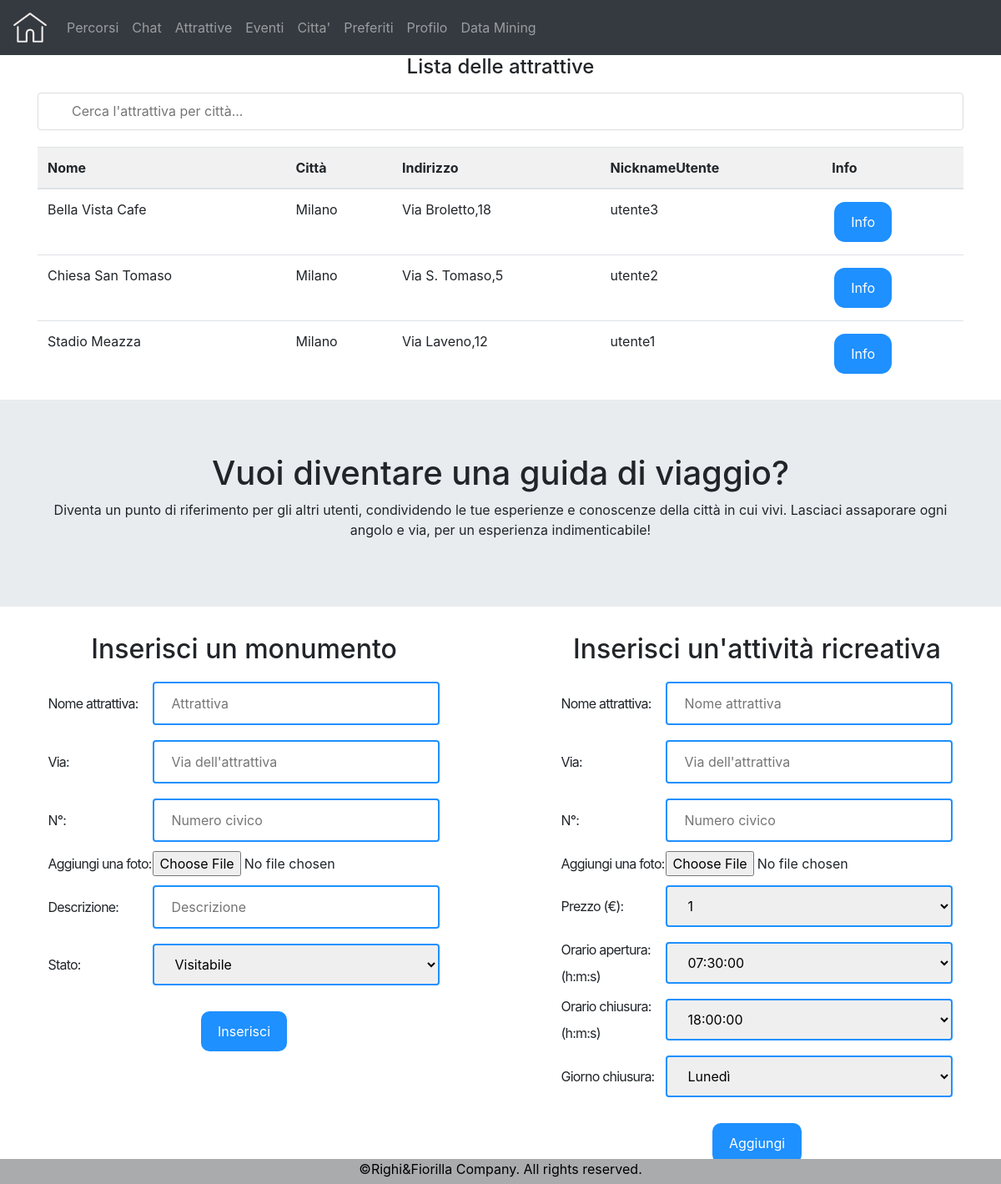
The app's page /seemycity/attrattive.php with its own data.
### tables this page shows
CREATE TABLE Attrattiva (
	Nome varchar(30) NOT NULL,
	NomeCitta varchar(30) NOT NULL REFERENCES Citta(Nome),
	Indirizzo varchar(30) NOT NULL,
	Longitudine decimal(11,8) NOT NULL,
	Latitudine decimal(10,8) NOT NULL,
	NicknameUtente varchar(30) NOT NULL REFERENCES Utente(Nickname),
	foto varchar(100) NOT NULL,
	PRIMARY KEY(Nome, NomeCitta)
);

### seemycity/connection.php (called while the page is built)
<?php
class Connection
{
	public function dbConnect(){
		try {
      		$pdo=new PDO('mysql:host=localhost;dbname=seemycity','root', '');
      		$pdo->setAttribute(PDO::ATTR_ERRMODE, PDO::ERRMODE_EXCEPTION);
   		}
   		catch(PDOException $e) {
      		echo("[ERRORE] Connessione al DB non riuscita. Errore: ".$e->getMessage());
      		exit();
   		}
		return $pdo;
	}
}
?>

### seemycity/attraction.php (called while the page is built, shortened)
<?php
include_once('connection.php');
class Attraction
{
	private $db;
	public function __construct(){
		$this -> db = new Connection();
		$this -> db = $this -> db -> dbConnect();
	}
	public function displayListaAttrattive(){
		try{
			$sql = "SELECT * FROM Attrattiva";
			$res=$this -> db ->query($sql);
		}catch(PDOException $e) {
    		echo("[ERRORE] Query SQL non riuscita. Errore: ".$e->getMessage());
  		}
  		return $res;
	}
}
?>

### seemycity/attrattive.php (the view, shortened to what this page needs)
<?php
	include_once('attraction.php');
	if(!isset($object)){
		$object = new Attraction();
	}
?>
<!DOCTYPE html>
<html>
<head>
	<link rel="stylesheet" href="css/attrattive.css" type="text/css" />
	<link rel="stylesheet" href="css/footer.css" type="text/css" />
	<link rel="stylesheet" href="https://cdnjs.cloudflare.com/ajax/libs/font-awesome/4.7.0/css/font-awesome.min.css">
    <link rel="stylesheet" href="https://maxcdn.bootstrapcdn.com/bootstrap/4.0.0/css/bootstrap.min.css">
</head>
<body>
	<?php
	include("menu.php");
	?>
	<div class="container">
	        <div class="panel-heading" align="center">
	          <h4>
	            Lista delle attrattive
	          </h4>
	        </div>
	        <div class="panel-content" align="center" >
	          <h4>
	            <input type="text" id="myInput" onkeyup="myFunction()" placeholder="Cerca l'attrattiva per città...">
	          </h4>
	        </div>
	        <table class="table table-fixed" id="myTable">
	          <thead>
			    <tr bgcolor="#f1f1f1">
			      <th scope="col">Nome</th>
			      <th scope="col">Città</th>
			      <th scope="col">Indirizzo</th>
			      <th scope="col">NicknameUtente</th>
			      <th scope="col">Info</th>
			    </tr>
			  </thead>
	          <tbody>
		        <?php
		        	$res = $object -> displayListaAttrattive();
		        	while($row = $res->fetch() ){
		        		echo('<tr style="cursor:hand">');
		        		echo('<form method="POST" action="attrattiva.php"> ');
		        		echo('<td><input type="hidden" name="nome" value ="'.$row['Nome'].'" >'.$row['Nome'].'</td>');
		        		echo('<td><input type="hidden" name="citta" value ="'.$row['NomeCitta'].'" >'.$row['NomeCitta'].'</td>');
		        		echo('<td><input type="hidden"name="indirizzo" value ="'.$row['Indirizzo'].'" >'.$row['Indirizzo'].'</td>');
		        		echo('<td><input type="hidden"name="nickname" value ="'.$row['NicknameUtente'].'" >'.$row['NicknameUtente'].'</td>');
		        		echo('<td><button name="info" value="">Info</button></td>');
		        		echo('</form></tr>');
		        	}
				?>
			  </tbody>
	        </table>
	</div>
	<div class="insert">
	 <div class="jumbotron jumbotron-fluid">
	  <div class="container" align="center">
	    <h1>Vuoi diventare una guida di viaggio?</h1>
	    <p>Diventa un punto di riferimento per gli altri utenti, condividendo le tue esperienze e conoscenze della città in cui vivi. Lasciaci assaporare ogni angolo e  via, per un esperienza indimenticabile!</p>
	  </div>
	</div>
	  <div class="row">
      	<div class="col-sm-6" align="center">
      	 <h2 align="center">Inserisci un monumento</h2>
		 <form method="post" action="uploadMonumento.php" enctype="multipart/form-data">
		  <table align="center">
		   <tr>
			<td> <b class="ex1"> Nome attrattiva:   </b></td>
			<td><input type="text" name="nomeAttrattiva" placeholder="Attrattiva" required /></td>
		   </tr>
		   <tr>
		   <tr>
			<td> <b class="ex1"> Via:   </b></td>
			<td><input type="text" name="indirizzo" placeholder="Via dell'attrattiva" required /></td>
		   </tr>
		   <tr>
			<td> <b class="ex1"> N°:   </b></td>
			<td><input type="text" name="numero" placeholder="Numero civico" required /></td>
		   </tr>
		   <tr>
	         <td> <b class="ex1"> Aggiungi una foto: </b></td>
	         <td><input type="file" name="file" id="file" required=""></td>
	       </tr>
		   <tr>
			<td> <b class="ex1"> Descrizione:   </b></td>
			<td><input type="text" name="descrizione" placeholder="Descrizione" required /></td>
		   </tr>
		   <tr>
			<td> <b class="ex1"> Stato:   </b></td>
			<td>
			 <select name="stato" class="stato_monumento">
	         <option value ="Visitabile">Visitabile</option>
      		 </select>
      		</td>
		   </tr>
		  </table>
		  <button type="submit" name="insertMonumento" >Inserisci</button>
		 </form>
      	</div>
      	<div class="col-sm-6" align="center">
      	 <h2 align="center">Inserisci un'attività ricreativa</h2>
		 <form method="post" action="uploadRicreativa.php" enctype="multipart/form-data">
		  <table align="center">
		   <tr>
			<td> <b class="ex1"> Nome attrattiva:   </b></td>
			<td><input type="text" name="nomeAttrattiva" placeholder="Nome attrattiva" required /></td>
		   </tr>
		   <tr>
		   <tr>
			<td> <b class="ex1"> Via:   </b></td>
			<td><input type="text" name="indirizzo" placeholder="Via dell'attrattiva" required /></td>
		   </tr>
		   <tr>
			<td> <b class="ex1"> N°:   </b></td>
			<td><input type="text" name="numero" placeholder="Numero civico" required /></td>
		   </tr>
		   <tr>
		   <tr>
	         <td> <b class="ex1"> Aggiungi una foto: </b></td>
	         <td><input type="file" name="file" id="file" required=""></td>
	       </tr>
		   <tr>
			<td> <b class="ex1"> Prezzo (€):   </b></td>
			<td>
			 <select name="prezzo" class="scelta">
	         <option value="1" >1</option>
      		 </select>
      		</td>
		   </tr>
		   <tr>
			<td> <b class="ex1"> Orario apertura:   <br>(h:m:s)</b></td>
			<td>
			 <select name="orarioApertura" class="scelta">
	         <option value="07:30:00" >07:30:00</option>
      		 </select>
      		</td>
		   </tr>
		   <tr>
			<td> <b class="ex1"> Orario chiusura:   <br>(h:m:s)</b></td>
			<td>
			 <select name="orarioChiusura" class="scelta">
	         <option value="18:00:00" >18:00:00</option>
      		 </select>
      		</td>
		   </tr>
		   <tr>
			<td> <b class="ex1"> Giorno chiusura:   </b></td>
			<td>
			 <select name="giornoChiusura" class="scelta">
	         <option value="Lunedì" >Lunedì</option>
      		 </select>
      		</td>
		   </tr>
		  </table>
		  <button type="submit" name="insertRicreativa">Aggiungi</button>
		 </form>
      	</div>
      </div>
	</div>
<?php
	include("footer.php");
?>
</body>
</html>

### seemycity/css/attrattive.css (style rules this page uses)
.table-fixed thead { width: 97%; }
.table-fixed tbody { height: 100px; overflow-y: auto; width: 100%; }
#myInput { background-image: url('http://ismorus.it/wp-content/uploads/search-icon-light-grey-hi.png'); background-size: 30px 30px; background-position: 5px 5px; background-repeat: no-repeat; width: 100%; font-size: 16px; padding: 12px 20px 12px 40px; border: 1px solid #ddd; margin-bottom: 12px; }
b.ex1 { margin-top: 25px; font-weight: 400; line-height: 2; letter-spacing: -.05rem; }
form { padding: 3px; }
input[type=text] { width: 100%; padding: 12px 20px; margin: 8px 0; box-sizing: border-box; border: 2px solid #1E90FF; border-radius: 4px; }
button[name=insertRicreativa] { width: 15%; padding: 12px 20px; margin: 20px 0; box-sizing: border-box; border: 2px solid; border-radius: 12px; background-color: #1E90FF; color: white; }
button[name=info] { width: auto; padding: 12px 20px; margin: 1px 1px; box-sizing: border-box; border: 2px solid; border-radius: 15px; background-color: #1E90FF; color: white; }
.stato_monumento { width: 100%; padding: 12px 20px; margin: 8px 0; box-sizing: border-box; border: 2px solid #1E90FF; border-radius: 4px; }
.scelta { width: 100%; padding: 12px 20px; margin: 8px 0; box-sizing: border-box; border: 2px solid #1E90FF; border-radius: 4px; }
button[type=submit] { width: auto; padding: 12px 20px; margin: 20px 0; box-sizing: border-box; border: 2px solid; border-radius: 12px; background-color: #1E90FF; color: white; }

### records on screen
attrattiva: Nome "Bella Vista Cafe", NomeCitta "Milano", Indirizzo "Via Broletto,18", NicknameUtente "utente3"
attrattiva: Nome "Chiesa San Tomaso", NomeCitta "Milano", Indirizzo "Via S. Tomaso,5", NicknameUtente "utente2"
attrattiva: Nome "Stadio Meazza", NomeCitta "Milano", Indirizzo "Via Laveno,12", NicknameUtente "utente1"
